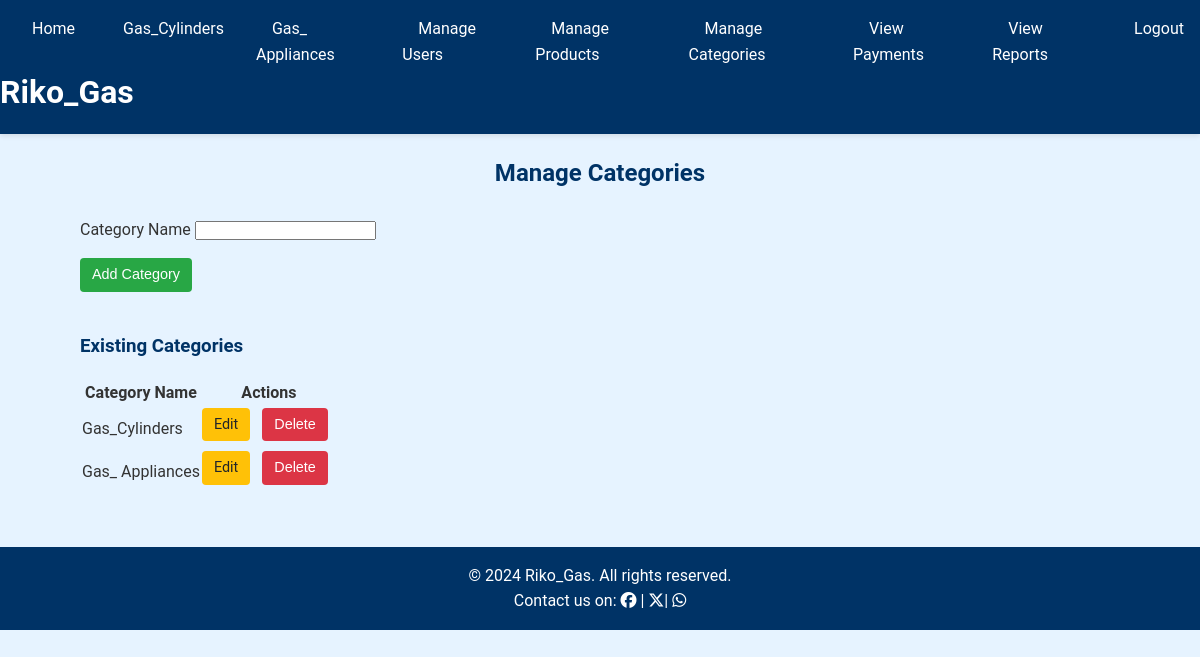
The app's page /admin/manage_categories (signed in), older data.
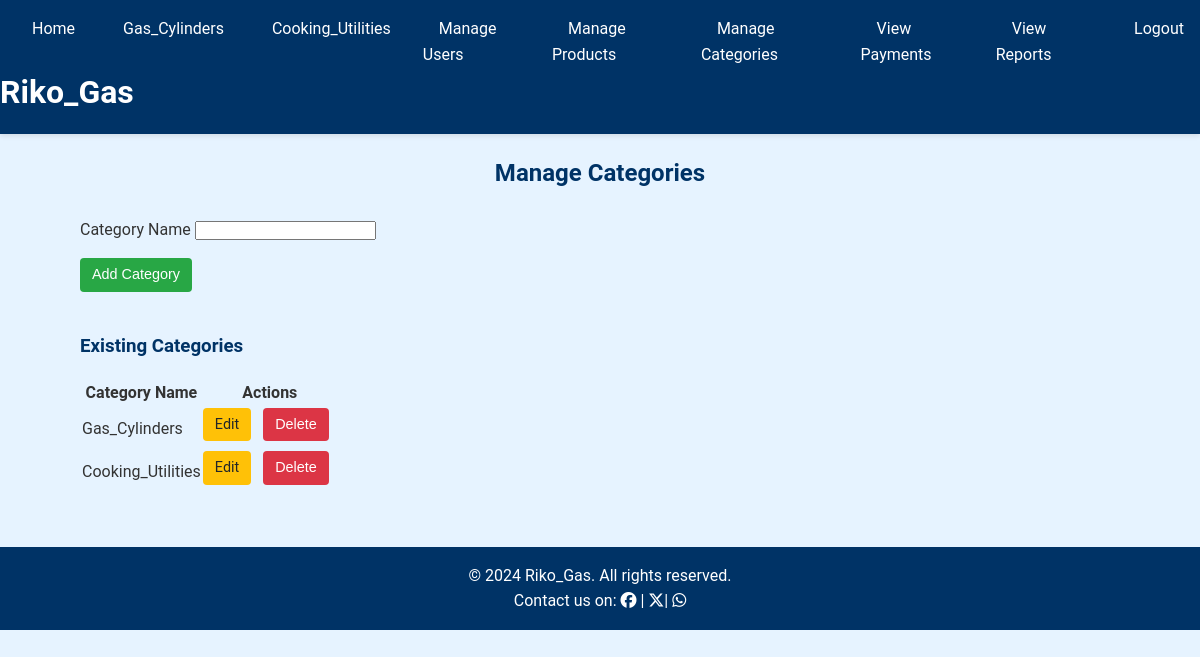
The same page, newer data.
### app/models.py (models this page shows)
class Category(db.Model):
    id = db.Column(db.Integer, primary_key=True)
    name = db.Column(db.String(50), nullable=False, unique=True)
    products = db.relationship('Product', backref='category', lazy=True)

### app/routes.py (the view)
@admin.route('/manage_categories', methods=['GET', 'POST'])
@login_required
def manage_categories():
    admin_only()
    form = CategoryForm()
    if form.validate_on_submit():
        category = Category(name=form.name.data)
        db.session.add(category)
        db.session.commit()
        flash('Category added successfully!', 'success')
        return redirect(url_for('admin.manage_categories'))
    categories = Category.query.all()
    return render_template('admin/manage_categories.html', form=form, categories=categories)

### app/forms.py
class CategoryForm(FlaskForm):
    name = StringField('Category Name', validators=[DataRequired(), Length(min=2, max=50)])
    submit = SubmitField('Add/Update Category')

### app/__init__.py (called while the page is built)
def create_app():
    app = Flask(__name__)
    app.config.from_object('config.Config')
    db.init_app(app)
    login_manager.init_app(app)
    migrate.init_app(app, db)  # Initialize Migrate with the app and db
    with app.app_context():
        from . import routes  # Import routes here
        from .models import User  # Import models here to avoid circular import
        from .routes import main, admin
        app.register_blueprint(main)
        app.register_blueprint(admin)
    @login_manager.user_loader
    def load_user(user_id):
        return User.query.get(int(user_id))  # Load user by ID
    return app

### app/routes.py (called while the page is built)
def admin_only():
    if current_user.role != 'admin':
        flash('Access denied.', 'danger')
        return redirect(url_for('main.home'))

### app/templates/admin/manage_categories.html (shortened to what this page needs)
{% extends "base.html" %}
{% block content %}
<h2>Manage Categories</h2>
<form method="POST">
    <div class="form-group">
        {{ form.name.label }} {{ form.name(class="form-control") }}
    </div>
    <button type="submit" class="btn btn-success">Add Category</button>
</form>
<h3 class="mt-4">Existing Categories</h3>
<table class="table table-striped">
    <thead>
        <tr>
            <th>Category Name</th>
            <th>Actions</th>
        </tr>
    </thead>
    <tbody>
        {% for category in categories %}
        <tr>
            <td>{{ category.name }}</td>
            <td>
                <a href="{{ url_for('admin.edit_category', category_id=category.id) }}" class="btn btn-warning btn-sm">Edit</a>
                <form action="{{ url_for('admin.delete_category', category_id=category.id) }}" method="POST" style="display:inline;">
                    <button type="submit" class="btn btn-danger btn-sm">Delete</button>
                </form>
            </td>
        </tr>
        {% endfor %}
    </tbody>
</table>
{% endblock %}

### app/templates/base.html (shortened to what this page needs)
<!DOCTYPE html>
<html lang="en">
<head>
    <link rel="stylesheet" href="{{ url_for('static', filename='css/styles.css') }}">
</head>
<body>
    <header>
        <nav>
            <ul>
                <li><a href="{{ url_for('main.home') }}">Home</a></li>
                {% for category in categories %}
                    <li><a href="{{ url_for('main.home') }}#{{ category.name|replace(' ', '_') }}">{{ category.name }}</a></li>
                {% endfor %}
                {% if current_user.is_authenticated %}
                    {% if current_user.role == 'admin' %}
                        <li><a href="{{ url_for('admin.manage_users') }}">Manage Users</a></li>
                        <li><a href="{{ url_for('admin.manage_products') }}">Manage Products</a></li>
                        <li><a href="{{ url_for('admin.manage_categories') }}">Manage Categories</a></li>
                        <li><a href="{{ url_for('admin.view_payments') }}">View Payments</a></li>
                        <li><a href="{{ url_for('admin.view_reports') }}">View Reports</a></li>
                    {% endif %}
                    <li><a href="{{ url_for('main.logout') }}">Logout</a></li>
                {% endif %}
            </ul>
        </nav>
        <h1>Riko_Gas</h1>
    </header>
    <div class="container">
        {% block content %}{% endblock %}
    </div>
    <footer>
        <p>&copy; 2024 Riko_Gas. All rights reserved.</p>
        <p>
            Contact us on:
            <i class="fa-brands fa-facebook" href="https://facebook.com/yourprofile" target="_blank"></i> |
            <i class="fa-brands fa-x-twitter" href="https://x.com/yourprofile"  target="_blank"></i>|
            <i class="fa-brands fa-whatsapp" href="https://whatsapp.com/yourprofile" target="_blank"></i>
        </p>
    </footer>
</body>
</html>

Row changes from the older to the newer data that the page shows:
changed Category: name "Gas_ Appliances" → "Cooking_Utilities"
